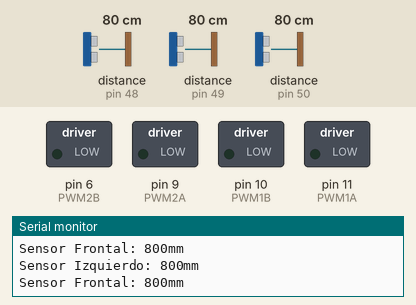
A sketch run on a simulated Arduino Uno, built with avr-gcc and run on an emulated ATmega328P. Shown: switched loads named in the sketch (green lamp = pin HIGH), the last lines printed to the serial monitor. The test bench sets the inputs (shaded band); at power-on: distance to the obstacle (sensors on pin 49, pin 50, pin 48) 80 cm. The echo pulse lasts 58.3 µs per cm.

Above: at 0.1 s.
At 1.2 s:
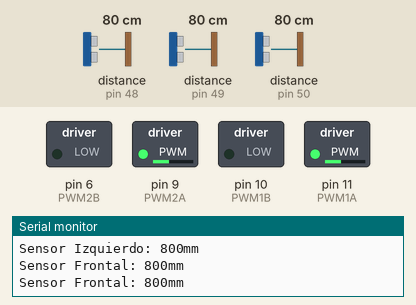
1.3 s: distance to the obstacle (sensor on pin 49) set to 74 cm
At 4.0 s:
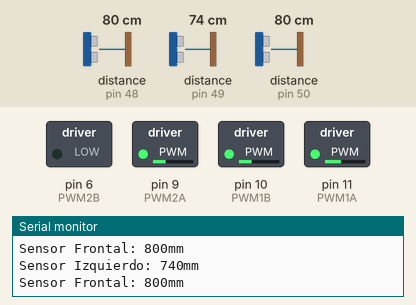
4.3 s: distance to the obstacle (sensor on pin 50) set to 60 cm
Timing chart, 0 to 8.3 s (numbered marks = the images above; inputs shaded):
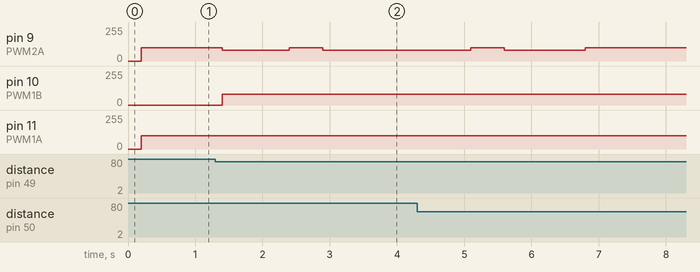

The sketch:

CodigoAsfaltoLaberinto.ino
```cpp
#include <Wire.h>
#include <VL53L0X.h>

// Definir pines para los motores
#define PWM1A 11
#define PWM1B 10
#define PWM2A 9
#define PWM2B 6
// Definir valores de velocidad
#define velocidadConstante 100 // Velocidad mayor para la calibracion y el giro de motores
#define velocidadCorreccion 80 // Velocidad menor para la calibracion y el giro de motores
// Definir objetos para sensores de distancia
VL53L0X S1; // Frontal
VL53L0X S2; // Izquierdo
VL53L0X S3; // Derecho
// Variables para la logica de los motores
uint16_t distanciaIzq;
uint16_t distanciaDer;
uint16_t distanciaFrente;
uint16_t error;
bool flagDoblar = false;
bool flagCentrado = false;
// Constantes y variables para PID
const float kp = 0.0;
const float ki = 0.0;
const float kd = 0.0;
float errorPID = 0;
float lastErrorPID = 0;
float derivative = 0;
float integral = 0;
float correction = 0;

void setup()
{
  Serial.begin(9600);
  Wire.begin();
  //Setup de Motores
  pinMode(PWM1A, OUTPUT);
  pinMode(PWM1B, OUTPUT);
  pinMode(PWM2A, OUTPUT);
  pinMode(PWM2B, OUTPUT);
  //Setup de sensores de distancia en direcciones I2C
  S1.init();
  S1.setAddress(0x30);
  S2.init();
  S2.setAddress(0x31);
  S3.init();
  S3.setAddress(0x32);
  S1.startContinuous();
  S2.startContinuous();
  S3.startContinuous();
}

void loop()
{
  printSensors();
  //Lee los valores de cada sensores y los guarda en su variable correspondiente
  distanciaFrente = S1.readRangeContinuousMillimeters();
  distanciaIzq = S2.readRangeContinuousMillimeters();
  distanciaDer = S3.readRangeContinuousMillimeters();
  // Calcula el error
  error = distanciaIzq - distanciaDer;
  //errorPID = distanciaIzq - distanciaDer;
  // Checkeo de la calibracion del auto con respecto al error (si está centrado, digamos)
  checkCalibration();
  // Checkeo de giros
  doblar();
  // Se realiza la calibración
  calibration();
  // Control de los motores
  controlMotors();
  // Sistema PID
  //pidSystem();
  //Acordarse que esto está en BETA, la primera vez que se pruebe el codigo, COMENTAR LA FUNCION
  // En el caso de que funcione comentar las funciones "controlMotors()" y "calibration()" y descomentar esta
}

void checkCalibration() //Función para el checkeo de la calibración
{
  if (error < -50 || error > 50) //Está descentrado
  {
    flagCentrado = true;
  }
}

void doblar() //Función para doblar siempre que se pueda hacia la izquierda
{
  if (error >= 182) // Por Blink-182
  {
    flagDoblar = true;
  }
}

void calibration() // Función para calibrar los motores en caso de estar descentrado
{
  if (flagDoblar == false && flagCentrado == false)
  {
    do
    {
      analogWrite(PWM1A, velocidadConstante);
      analogWrite(PWM2A, velocidadCorreccion);
      distanciaIzq = S2.readRangeContinuousMillimeters();
      distanciaDer = S3.readRangeContinuousMillimeters();
      error = distanciaIzq - distanciaDer;
    }
    while (error < -50); // Está más cerca de la pared izquierda

    do
    {
      analogWrite(PWM1A, velocidadCorreccion);
      analogWrite(PWM2A, velocidadConstante);
      distanciaIzq = S2.readRangeContinuousMillimeters();
      distanciaDer = S3.readRangeContinuousMillimeters();
      error = distanciaIzq - distanciaDer;
    }
    while(error > 50); // Está más cerca de la pared derecha
    flagCentrado = true;
    analogWrite(PWM1A, velocidadConstante);
    analogWrite(PWM2A, velocidadConstante);
  }
}

void controlMotors() // Función para el control de los motores
{
  if (flagDoblar == true)
  {
    analogWrite(PWM1B, velocidadCorreccion);
    analogWrite(PWM2A, velocidadCorreccion);
    delay(1000);
    analogWrite(PWM1A, velocidadConstante);
    analogWrite(PWM2A, velocidadConstante);
    delay(500);
    analogWrite(PWM1B, velocidadCorreccion);
    analogWrite(PWM2A, velocidadCorreccion);
    delay(1000);
    flagDoblar = false;
  }
  else if (flagDoblar == false)
  {
    analogWrite(PWM1A, velocidadConstante);
    analogWrite(PWM2A, velocidadConstante);
  }
}

void pidSystem() // Funcion para el sistema PID
{
  errorPID = distanciaIzq - distanciaDer;
  integral += errorPID;
  derivative = errorPID - lastErrorPID;

  correction = (kp * errorPID) + (ki * integral) + (kd * derivative);
  lastErrorPID = errorPID;

  int velocidadIzq = constrain(velocidadConstante - correction, 0, 255);
  int velocidadDer = constrain(velocidadConstante + correction, 0, 255);

  analogWrite(PWM1A, velocidadIzq);
  analogWrite(PWM2A, velocidadDer);
}

void printSensors()
{
  Serial.print("Sensor Frontal: ");
  uint16_t S1Value = S1.readRangeContinuousMillimeters();
  Serial.print(S1Value);
  Serial.println("mm");
  Serial.print("Sensor Izquierdo: ");
  uint16_t S2Value = S2.readRangeContinuousMillimeters();
  Serial.print(S2Value);
  Serial.println("mm");
  Serial.print("Sensor Frontal: ");
  uint16_t S3Value = S3.readRangeContinuousMillimeters();
  Serial.print(S3Value);
  Serial.println("mm");
}
```

Measured:
- the behaviour switches between 80 and 79 cm on distance to the obstacle (sensor on pin 49) (found by bisection; images 1 and 2)
- after the input at 1.3 s, pin 9 (PWM2A): 100/255 → 80/255 after 0.10 s, → 100/255 1.0 s later, → 80/255 0.50 s later; pin 10 (PWM1B): 0/255 → 80/255 after 0.10 s
